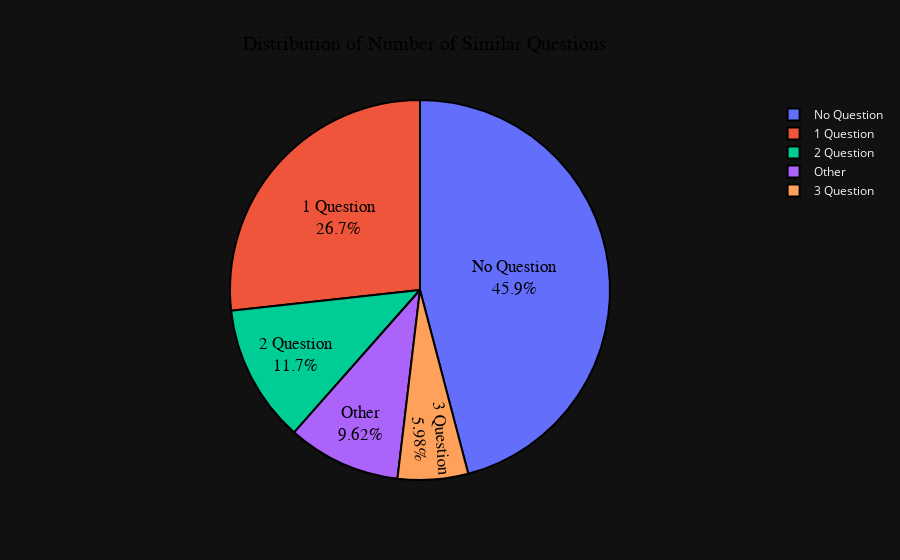

Notebook source saved alongside this figure:
### Code cell
no_similar_df = df[df['no_similar_questions'].notna()]['no_similar_questions'].apply(round).value_counts(ascending=True).reset_index()
no_similar_df.loc[no_similar_df['count'] < 100, 'index'] = 'Other'
no_similar_df.loc[no_similar_df['count'] >= 100, 'index'] = no_similar_df.loc[no_similar_df['count'] >= 100, 'count']

fig = go.Figure(
    data=[
        go.Pie(
            labels=['Other','Other','Other','Other','Other','Other','Other','Other','Other',
                    'Other','Other','Other','3 Question','2 Question','1 Question','No Question'],
            values=no_similar_df['count'].tolist(),
            marker=dict(
                line=dict(color='#000000', width=2)
            )
        )
    ]
)

fig.update_layout(
    title_text='Distribution of Number of Similar Questions',
    title_font=dict(size=20, family='Arial', color='black'),
    title_x=0.27,
)

fig.update_traces(
    textinfo='percent+label',
    hoverinfo='label+percent',
        textfont=dict(
        family='Arial',
        size=17,
        color='black',
    ),
    textposition='inside'
)

fig.show()

### Figure 1 — Plotly figure (JSON) as saved in the notebook; plotly's stock layout.template omitted (floating-point values rounded to 4 significant figures)
{"data": [{"labels": ["Other", "Other", "Other", "Other", "Other", "Other", "Other", "Other", "Other", "Other", "Other", "Other", "3 Question", "2 Question", "1 Question", "No Question"], "marker": {"line": {"color": "#000000", "width": 2}}, "values": [1, 1, 1, 1, 1, 1, 1, 5, 14, 21, 24, 56, 79, 155, 353, 606, 2386], "type": "pie", "textfont": {"color": "black", "family": "Arial", "size": 17}, "hoverinfo": "label+percent", "textinfo": "percent+label", "textposition": "inside"}], "layout": {"title": {"font": {"size": 20, "family": "Arial", "color": "black"}, "text": "Distribution of Number of Similar Questions", "x": 0.27}}}
